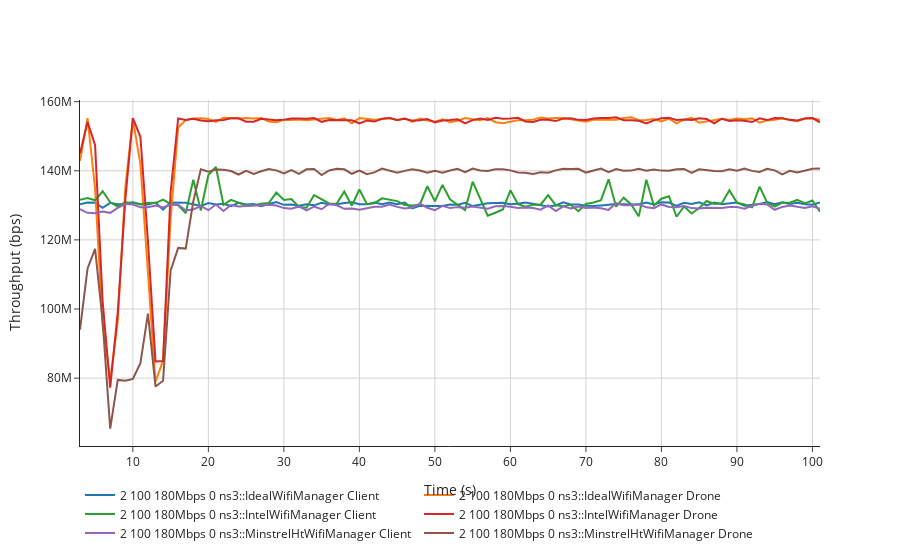

Here is the notebook cell this chart was saved with:
### Code cell
i = 0

for name, group in df['continuous'].groupby(['N', 'distance', 'dataRate', 'RngRun']):
    fig = go.Figure()
    for wifiManager in sorted(set(group['wifiManager'])):
        for agentType in sorted(set(group['agentType'])):
            local = group[(group['wifiManager'] == wifiManager) & (group['agentType'] == agentType)]
            str_group = name + (wifiManager, agentType)
            fig.add_trace(go.Scatter(x=local["Time"], y=local["Rx Bytes"]*8, name=" ".join(str_group)))
    fig.update_layout(
        title="", template="simple_white"
    )
    fig.update_layout(legend_orientation="h")
    fig.update_xaxes(title="Time (s)", showgrid=True, gridwidth=1, gridcolor='LightGrey')
    fig.update_yaxes(title="Throughput (bps)", showgrid=True, gridwidth=1, gridcolor='LightGrey')
    fig.show()
    if (i == 0):
        print("Writing the figure")
        fig.write_image("evolution.png")
        break
    i += 1
